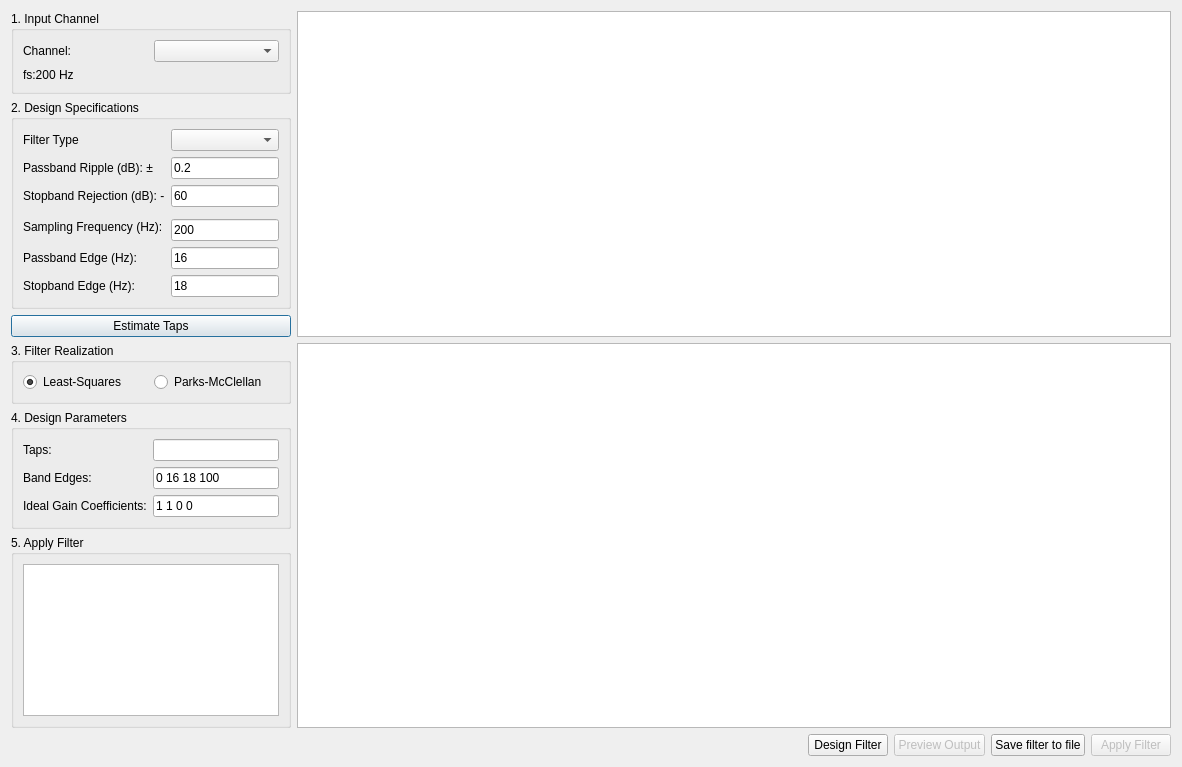
<?xml version="1.0" encoding="UTF-8"?>
<ui version="4.0">
 <class>Dialog</class>
 <widget class="QDialog" name="Dialog">
  <property name="geometry">
   <rect>
    <x>0</x>
    <y>0</y>
    <width>1182</width>
    <height>767</height>
   </rect>
  </property>
  <property name="windowTitle">
   <string>FIR Filter Designer</string>
  </property>
  <property name="modal">
   <bool>true</bool>
  </property>
  <layout class="QGridLayout" name="gridLayout_2" rowstretch="0,0,0,0,0,0,0" columnstretch="0,0,0,0,1,0,0,0,0">
   <item row="4" column="0">
    <widget class="QGroupBox" name="groupBox_4">
     <property name="title">
      <string>4. Design Parameters</string>
     </property>
     <layout class="QGridLayout" name="gridLayout_6">
      <item row="2" column="0">
       <widget class="QLabel" name="band_edges_label">
        <property name="text">
         <string>Band Edges:</string>
        </property>
       </widget>
      </item>
      <item row="1" column="0">
       <widget class="QLabel" name="taps_label">
        <property name="text">
         <string>Taps:</string>
        </property>
       </widget>
      </item>
      <item row="3" column="0">
       <widget class="QLabel" name="ideal_gain_coefficients_label">
        <property name="text">
         <string>Ideal Gain Coefficients:</string>
        </property>
       </widget>
      </item>
      <item row="2" column="1">
       <widget class="QLineEdit" name="band_edges_line_edit">
        <property name="text">
         <string>0 16 18 100</string>
        </property>
       </widget>
      </item>
      <item row="3" column="1">
       <widget class="QLineEdit" name="ideal_gain_coefficients_line_edit">
        <property name="text">
         <string>1 1 0 0</string>
        </property>
       </widget>
      </item>
      <item row="1" column="1">
       <widget class="QLineEdit" name="taps_line_edit"/>
      </item>
     </layout>
    </widget>
   </item>
   <item row="5" column="0">
    <widget class="QGroupBox" name="groupBox_5">
     <property name="title">
      <string>5. Apply Filter</string>
     </property>
     <layout class="QHBoxLayout" name="horizontalLayout_2">
      <item>
       <widget class="QListView" name="apply_filter_list_view">
        <property name="enabled">
         <bool>true</bool>
        </property>
       </widget>
      </item>
     </layout>
    </widget>
   </item>
   <item row="0" column="0">
    <widget class="QGroupBox" name="groupBox">
     <property name="title">
      <string>1. Input Channel</string>
     </property>
     <layout class="QGridLayout" name="gridLayout_3" rowstretch="0,0" columnstretch="0,0">
      <item row="0" column="0">
       <widget class="QLabel" name="channel_label">
        <property name="text">
         <string>Channel:</string>
        </property>
       </widget>
      </item>
      <item row="0" column="1">
       <widget class="QComboBox" name="channel_combo_box"/>
      </item>
      <item row="1" column="0">
       <widget class="QLabel" name="sampling_frequency_label">
        <property name="text">
         <string>fs:200 Hz</string>
        </property>
       </widget>
      </item>
     </layout>
    </widget>
   </item>
   <item row="3" column="0">
    <widget class="QGroupBox" name="groupBox_3">
     <property name="title">
      <string>3. Filter Realization</string>
     </property>
     <layout class="QHBoxLayout" name="horizontalLayout">
      <item>
       <widget class="QRadioButton" name="least_squares_radio">
        <property name="text">
         <string>Least-Squares</string>
        </property>
        <property name="checked">
         <bool>true</bool>
        </property>
       </widget>
      </item>
      <item>
       <widget class="QRadioButton" name="parks_mcclellan_radio">
        <property name="text">
         <string>Parks-McClellan</string>
        </property>
       </widget>
      </item>
     </layout>
    </widget>
   </item>
   <item row="1" column="0">
    <widget class="QGroupBox" name="groupBox_2">
     <property name="title">
      <string>2. Design Specifications</string>
     </property>
     <layout class="QGridLayout" name="gridLayout_5">
      <item row="9" column="1">
       <widget class="QLineEdit" name="sampling_frequency_line_edit">
        <property name="text">
         <string>200</string>
        </property>
       </widget>
      </item>
      <item row="2" column="1">
       <widget class="QLineEdit" name="passband_ripple_line_edit">
        <property name="text">
         <string>0.2</string>
        </property>
       </widget>
      </item>
      <item row="11" column="1">
       <widget class="QLineEdit" name="stopband_edge_line_edit">
        <property name="text">
         <string>18</string>
        </property>
       </widget>
      </item>
      <item row="6" column="0">
       <widget class="QLabel" name="stopband_rejection_label">
        <property name="text">
         <string>Stopband Rejection (dB): -</string>
        </property>
       </widget>
      </item>
      <item row="8" column="0" rowspan="2">
       <widget class="QLabel" name="sampling_frequency_label_2">
        <property name="text">
         <string>Sampling Frequency (Hz):</string>
        </property>
       </widget>
      </item>
      <item row="6" column="1">
       <widget class="QLineEdit" name="stopband_rejection_line_edit">
        <property name="text">
         <string>60</string>
        </property>
       </widget>
      </item>
      <item row="10" column="1">
       <widget class="QLineEdit" name="passband_edge_line_edit">
        <property name="text">
         <string>16</string>
        </property>
       </widget>
      </item>
      <item row="10" column="0">
       <widget class="QLabel" name="passband_edge_label">
        <property name="text">
         <string>Passband Edge (Hz):</string>
        </property>
       </widget>
      </item>
      <item row="2" column="0">
       <widget class="QLabel" name="passband_ripple_label">
        <property name="text">
         <string>Passband Ripple (dB): ± </string>
        </property>
       </widget>
      </item>
      <item row="11" column="0">
       <widget class="QLabel" name="stopband_edge_label">
        <property name="text">
         <string>Stopband Edge (Hz):</string>
        </property>
       </widget>
      </item>
      <item row="0" column="0">
       <widget class="QLabel" name="signal_specific_label">
        <property name="text">
         <string>Filter Type</string>
        </property>
       </widget>
      </item>
      <item row="0" column="1">
       <widget class="QComboBox" name="signal_specific_filter_combo_box"/>
      </item>
     </layout>
    </widget>
   </item>
   <item row="6" column="6">
    <widget class="QPushButton" name="preview_output_button">
     <property name="enabled">
      <bool>false</bool>
     </property>
     <property name="text">
      <string>Preview Output</string>
     </property>
     <property name="autoDefault">
      <bool>false</bool>
     </property>
    </widget>
   </item>
   <item row="0" column="1" rowspan="3" colspan="8">
    <widget class="PlotWidget" name="filter_graphics_view"/>
   </item>
   <item row="3" column="1" rowspan="3" colspan="8">
    <widget class="PlotWidget" name="signal_filter_graphics_view"/>
   </item>
   <item row="6" column="8">
    <widget class="QPushButton" name="apply_filter_button">
     <property name="enabled">
      <bool>false</bool>
     </property>
     <property name="text">
      <string>Apply Filter</string>
     </property>
     <property name="autoDefault">
      <bool>false</bool>
     </property>
    </widget>
   </item>
   <item row="6" column="7">
    <widget class="QPushButton" name="save_to_file_button">
     <property name="text">
      <string>Save filter to file</string>
     </property>
     <property name="autoDefault">
      <bool>false</bool>
     </property>
    </widget>
   </item>
   <item row="2" column="0">
    <widget class="QPushButton" name="estimate_taps_button">
     <property name="text">
      <string>Estimate Taps</string>
     </property>
    </widget>
   </item>
   <item row="6" column="5">
    <widget class="QPushButton" name="design_filter_button">
     <property name="text">
      <string>Design Filter</string>
     </property>
     <property name="autoDefault">
      <bool>false</bool>
     </property>
    </widget>
   </item>
  </layout>
 </widget>
 <customwidgets>
  <customwidget>
   <class>PlotWidget</class>
   <extends>QGraphicsView</extends>
   <header>pyqtgraph</header>
  </customwidget>
 </customwidgets>
 <resources/>
 <connections/>
</ui>
